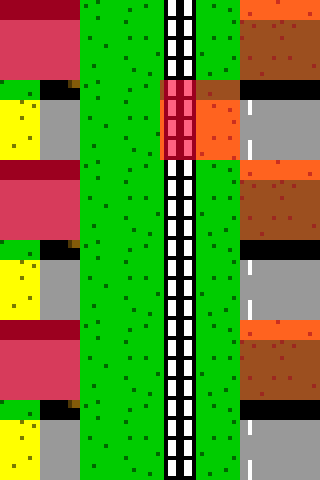

A level layout from a 2D game, rendered from its tile map. Below: a short description, then the map file with tile-grid data replaced by summaries:
An orthogonal 4x6 tile map with 80x80 px tiles, 2 tile layers (Background, Meta), 2 tilesets and 7 objects (7x Obstacle).

<map version="1.0" orientation="orthogonal" width="4" height="6" tilewidth="80" tileheight="80">
 <tileset firstgid="1" name="tiledImage" tilewidth="80" tileheight="80">
  <image source="tiledImage.png" width="480" height="160" />
 </tileset>
 <tileset firstgid="13" name="meta" tilewidth="80" tileheight="80">
  <image source="meta.png" width="160" height="160" />
  <tile id="1">
   <properties>
    <property name="Collidable" value="True" />
   </properties>
  </tile>
 </tileset>
 <layer name="Background" width="4" height="6">
  <data>[24 cells, 24 non-empty, 7 distinct tile ids]</data>
 </layer>
 <objectgroup name="Obstacles" width="4" height="6">
  <properties>
   <property name="Obstacle" value="" />
  </properties>
  <object name="Obstacle" x="247" y="13" width="75" height="54" />
  <object name="Obstacle" x="246" y="170" width="75" height="54" />
  <object name="Obstacle" x="246" y="332" width="75" height="54" />
  <object name="Obstacle" x="-4" y="332" width="75" height="54" />
  <object name="Obstacle" x="-5" y="170" width="75" height="54" />
  <object name="Obstacle" x="-5" y="11" width="75" height="54" />
  <object name="Obstacle" x="157" y="80" width="75" height="54" />
 </objectgroup>
 <layer name="Meta" width="4" height="6">
  <data>[24 cells, 7 non-empty, 1 distinct tile ids]</data>
 </layer>
</map>